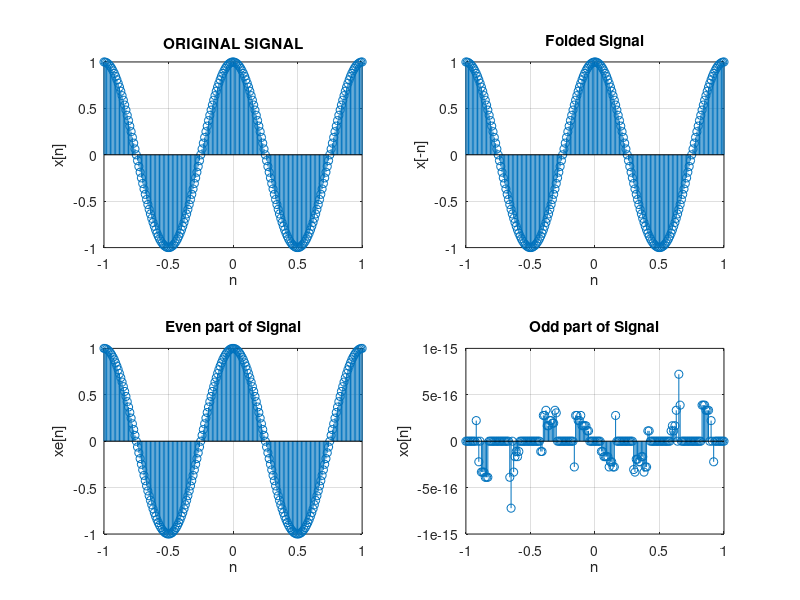

The MATLAB script that drew this image:

% Author: Zain Rajani

% Decomposition (Splitting) Signals into even and odd components 

  
%Initialisation of screen 
close all; 
clear all; 
clc; 

  

%ORIGINAL SIGNAL 

n=0:1:8; 
x=[1 1 2 2 0 1 2 1 2]; 

% Signal Plot
subplot(3,2,1); 

stem(n,x); 

title('ORIGINAL SIGNAL'); 

xlabel('n'); 

ylabel('x[n]'); 

grid on; 

  

%FOLDED SIGNAL 

  

y=fliplr(x); 

n=0:1:8; 

subplot(3,2,2); 

stem(n,y); 

title('Folded Signal'); 

xlabel('n'); 

ylabel('x[-n]'); 

grid on; 

  

%EVEN PART OF SIGNAL 

  

xe=(x+y)/2; 

n=0:1:8; 

subplot(3,2,3); 

stem(n,xe); 

title('Even part of Signal'); 

xlabel('n'); 

ylabel('xe[n]'); 

grid on; 

  

%ODD PART OF SIGNAL 

  

xo=(x-y)/2; 

n=0:1:8; 

subplot(3,2,4); 

stem(n,xo); 

title('Odd part of Signal'); 

xlabel('n'); 

ylabel('xo[n]'); 

grid on; 

  

%RECONSTRUCTION OF ORIGINAL SIGNAL 

  

xa=(xe+xo); 

n=0:1:8; 

subplot(3,2,5); 

stem(n,xa); 

title('Reconstruction'); 

xlabel('n'); 

ylabel('xa[n]'); 

grid on;

%SINE WAVE

%SINE SIGNAL 

  

close all; 

clear all; 

clc; 

  

%ORIGINAL SIGNAL 

  

n=-1:0.01:1; 

x=sin(2*pi*n); 

subplot(2,2,1); 

stem(n,x); 

title('ORIGINAL SIGNAL'); 

xlabel('n'); 

ylabel('x[n]'); 

grid on; 

  

%Folded Signal 

  

n=-1:0.01:1; 

y=fliplr(x); 

subplot(2,2,2); 

stem(n,y); 

title('Folded Signal'); 

xlabel('n'); 

ylabel('x[-n]'); 

grid on; 

  

%EVEN PART OF SIGNAL 

  

xe=(x+y)/2; 

subplot(2,2,3); 

stem(n,xe); 

title('Even part of Signal'); 

xlabel('n'); 

ylabel('xe[n]'); 

grid on; 

  

%ODD PART OF SIGNAL 

  

xo=(x-y)/2; 

subplot(2,2,4); 

stem(n,xo); 

title('Odd part of Signal'); 

xlabel('n'); 

ylabel('xo[n]'); 

grid on;

%COSINE SIGNAL 

  

close all; 

clear all; 

clc; 

  

%ORIGINAL SIGNAL 

  

n=-1:0.01:1; 

x=cos(2*pi*n); 

subplot(2,2,1); 

stem(n,x); 

title('ORIGINAL SIGNAL'); 

xlabel('n'); 

ylabel('x[n]'); 

grid on; 

  

%Folded Signal 

  

y=fliplr(x); 

subplot(2,2,2); 

stem(n,y); 

title('Folded Signal'); 

xlabel('n'); 

ylabel('x[-n]'); 

grid on; 

  

%Even part of Signal 

  

xe=(x+y)/2; 

subplot(2,2,3); 

stem(n,xe); 

title('Even part of Signal'); 

xlabel('n'); 

ylabel('xe[n]'); 

grid on; 

  

%Odd part of Signal 

  

xo=(x-y)/2; 

subplot(2,2,4); 

stem(n,xo); 

title('Odd part of Signal'); 

xlabel('n'); 

ylabel('xo[n]'); 

grid on;
